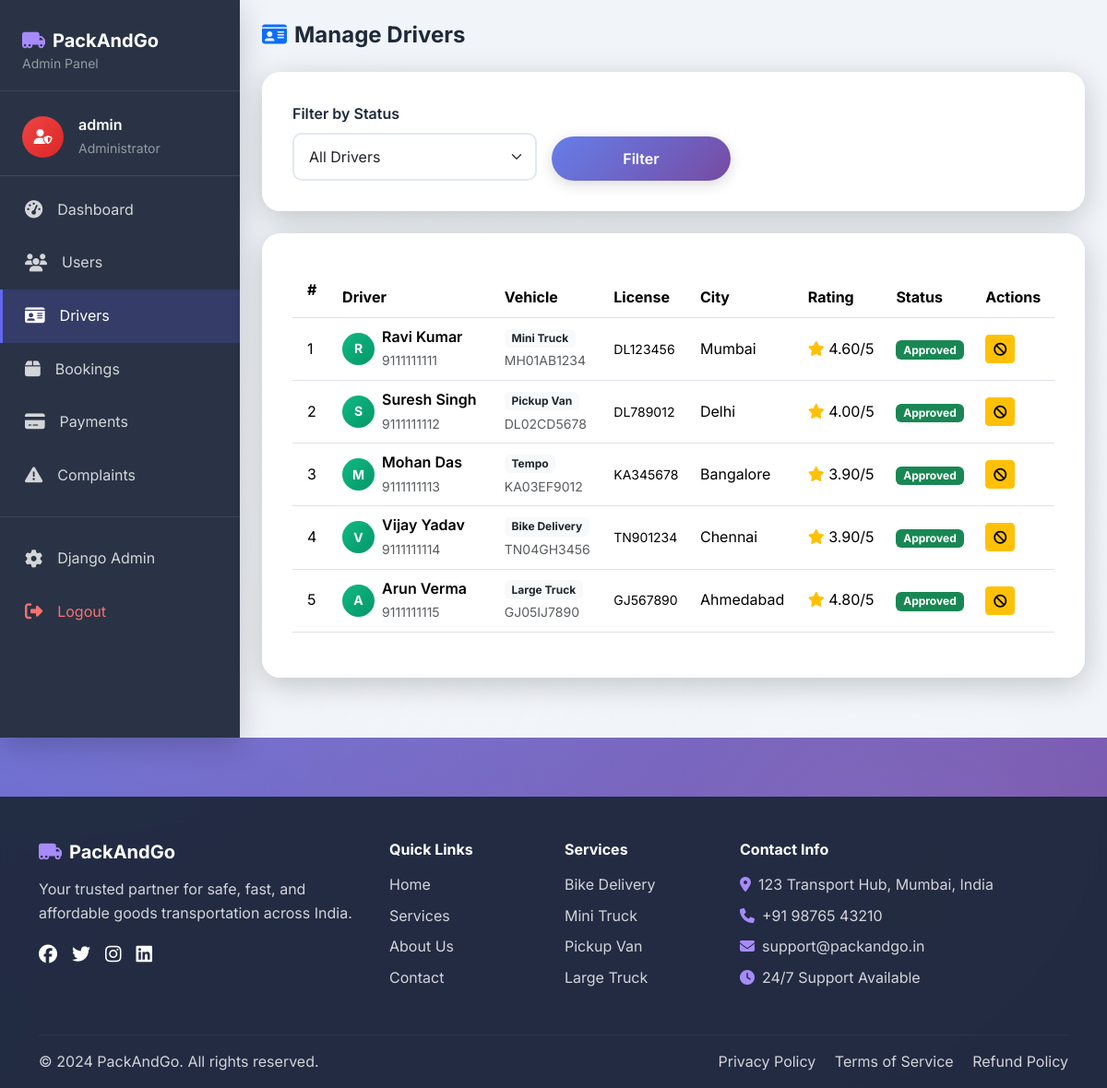
The app's page /admin-panel/drivers/ (signed in), older data.
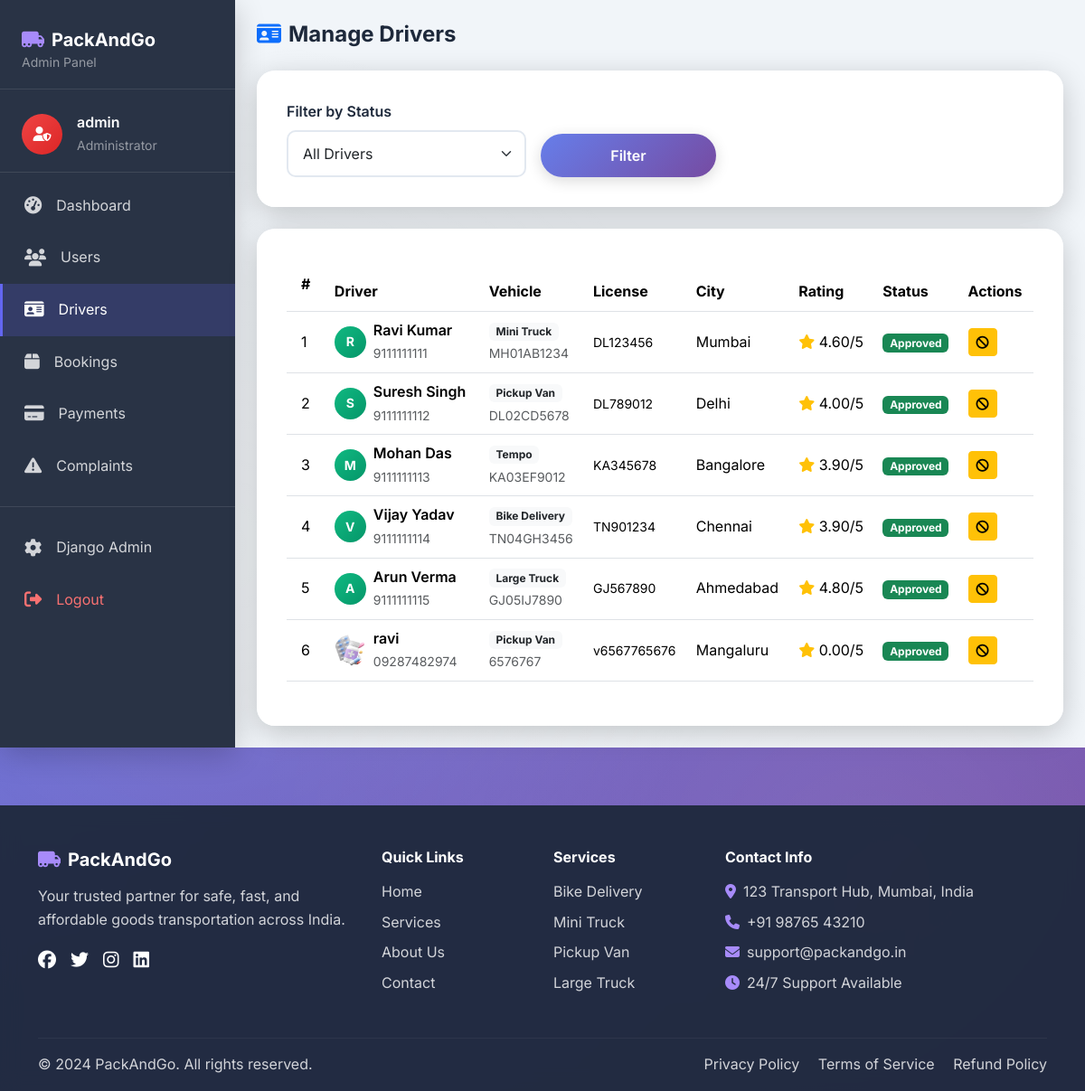
The same page, newer data.
### core/models.py (models this page shows, shortened)
class Driver(models.Model):
    STATUS_CHOICES = [
        ('pending', 'Pending Approval'),
        ('approved', 'Approved'),
        ('rejected', 'Rejected'),
        ('suspended', 'Suspended'),
    ]
    user = models.OneToOneField(User, on_delete=models.CASCADE, related_name='driver_profile', null=True, blank=True)
    driver_name = models.CharField(max_length=100)
    email = models.EmailField(unique=True)
    phone = models.CharField(max_length=15)
    vehicle_type = models.CharField(max_length=20, choices=VEHICLE_CHOICES)
    vehicle_number = models.CharField(max_length=20)
    license_number = models.CharField(max_length=30)
    availability = models.BooleanField(default=True)
    status = models.CharField(max_length=20, choices=STATUS_CHOICES, default='pending')
    profile_image = models.ImageField(upload_to='drivers/', blank=True, null=True)
    city = models.CharField(max_length=100, blank=True)
    total_earnings = models.DecimalField(max_digits=10, decimal_places=2, default=0)
    rating = models.DecimalField(max_digits=3, decimal_places=2, default=0)
    total_trips = models.IntegerField(default=0)
    created_at = models.DateTimeField(auto_now_add=True)

### core/views.py (the view)
# urls.py: path('admin-panel/drivers/', views.admin_drivers, name='admin_drivers'),
@admin_required
def admin_drivers(request):
    status_filter = request.GET.get('status', '')
    drivers = Driver.objects.all()
    if status_filter:
        drivers = drivers.filter(status=status_filter)
    paginator = Paginator(drivers, 15)
    page = request.GET.get('page', 1)
    return render(request, 'admin_panel/drivers.html', {
        'drivers': paginator.get_page(page),
        'status_filter': status_filter,
    })

### core/views.py (called while the page is built)
def admin_required(view_func):
    @functools.wraps(view_func)
    def wrapper(request, *args, **kwargs):
        if not request.user.is_authenticated or not (request.user.is_staff or request.user.is_superuser):
            messages.error(request, 'Admin access required.')
            return redirect('login')
        return view_func(request, *args, **kwargs)
    return wrapper

### templates/admin_panel/drivers.html (shortened to what the changed rows need)
{% extends 'base.html' %}
{% block content %}
<div class="d-flex" style="min-height: 100vh; background: #f1f5f9;">
    <div class="flex-grow-1 p-4">
        <div class="glass-card">
            <div class="table-responsive">
                <table class="table table-hover align-middle">
                    <thead style="background: linear-gradient(135deg, #667eea 0%, #764ba2 100%); color:white;">
                        <tr>
                            <th class="py-3 px-3">#</th>
                            <th>Driver</th>
                            <th>Vehicle</th>
                            <th>License</th>
                            <th>City</th>
                            <th>Rating</th>
                            <th>Status</th>
                            <th>Actions</th>
                        </tr>
                    </thead>
                    <tbody>
                        {% for driver in drivers %}
                        <tr>
                            <td class="px-3">{{ driver.id }}</td>
                            <td>
                                <div class="d-flex align-items-center">
                                    {% if driver.profile_image %}
                                    <img src="{{ driver.profile_image.url }}" class="rounded-circle me-2" width="35" height="35" style="object-fit:cover;">
                                    {% else %}
                                    <div class="rounded-circle d-flex align-items-center justify-content-center me-2" style="width:35px;height:35px;background:linear-gradient(135deg,#10b981,#059669);">
                                        <span class="text-white fw-bold small">{{ driver.driver_name|first|upper }}</span>
                                    </div>
                                    {% endif %}
                                    <div>
                                        <div class="fw-semibold">{{ driver.driver_name }}</div>
                                        <small class="text-muted">{{ driver.phone }}</small>
                                    </div>
                                </div>
                            </td>
                            <td>
                                <span class="badge bg-light text-dark">{{ driver.get_vehicle_type_display }}</span><br>
                                <small class="text-muted">{{ driver.vehicle_number }}</small>
                            </td>
                            <td><small>{{ driver.license_number }}</small></td>
                            <td>{{ driver.city|default:"—" }}</td>
                            <td>
                                <i class="fas fa-star text-warning"></i>
                                {{ driver.rating }}/5
                            </td>
                            <td>
                                {% if driver.status == 'approved' %}
                                <span class="badge bg-success">Approved</span>
                                {% elif driver.status == 'pending' %}
                                <span class="badge bg-warning">Pending</span>
                                {% elif driver.status == 'rejected' %}
                                <span class="badge bg-danger">Rejected</span>
                                {% else %}
                                <span class="badge bg-secondary">Suspended</span>
                                {% endif %}
                            </td>
                            <td>
                                <div class="d-flex gap-1">
                                    {% if driver.status == 'pending' %}
                                    <form method="post" action="{% url 'approve_driver' driver.id %}">
                                        {% csrf_token %}
                                        <button type="submit" name="action" value="approve" class="btn btn-sm btn-success" data-bs-toggle="tooltip" title="Approve">
                                            <i class="fas fa-check"></i>
                                        </button>
                                        <button type="submit" name="action" value="reject" class="btn btn-sm btn-danger" data-bs-toggle="tooltip" title="Reject">
                                            <i class="fas fa-times"></i>
                                        </button>
                                    </form>
                                    {% elif driver.status == 'approved' %}
                                    <form method="post" action="{% url 'approve_driver' driver.id %}">
                                        <button type="submit" name="action" value="suspend" class="btn btn-sm btn-warning" data-bs-toggle="tooltip" title="Suspend">
                                            <i class="fas fa-ban"></i>
                                        </button>
                                    </form>
                                    {% endif %}
                                </div>
                            </td>
                        </tr>
                        {% empty %}
                        <tr><td colspan="8" class="text-center py-4 text-muted">No drivers found</td></tr>
                        {% endfor %}
                    </tbody>
                </table>
            </div>
        </div>
    </div>
</div>
{% endblock %}

Row changes from the older to the newer data that the page shows:
added Driver: id "6", profile_image (picture), driver_name "ravi", phone "09287482974", vehicle_type "Pickup Van", vehicle_number "6576767", license_number "v6567765676", city "Mangaluru", rating "0.00", status "Approved"
